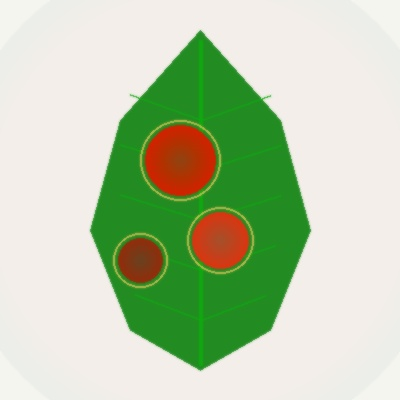
#> input picture ml_model/datasets/sample/01_tomato_early_blight.jpg, 400 x 400 px
$ python -i explainability.py   (imports and definitions only)
#> lines starting #> are read from the running program, lines starting #| are printed output that depends on the picture; after the words box and inside, x2 and y2 are one past the last pixel; in counts of white or black regions, pixels touching at a corner belong together
import os
import time
import uuid
from typing import Dict, Any, List, Optional, Tuple
import numpy as np
import cv2

import sys

# Ensure repository root is on sys.path
BASE_DIR = os.path.dirname(os.path.abspath(__file__))
PROJECT_ROOT = os.path.abspath(os.path.join(BASE_DIR, ".."))
if PROJECT_ROOT not in sys.path:
    sys.path.insert(0, PROJECT_ROOT)

from ml_model.utils import (
    extract_contours_and_polygons,
    overlay_heatmap_on_image,
    image_to_base64,
    save_image_to_destinations
)

OUTPUT_DIR = os.path.abspath(os.path.join(os.path.dirname(__file__), "output"))
BACKEND_OVERLAYS_DIR = os.path.abspath(os.path.join(os.path.dirname(__file__), "..", "backend", "storage", "overlays"))


# [65 lines left out: function analyze_visual_cues, not called in this run]


def generate_gradcam_heatmap(
    image_rgb: np.ndarray,
    detections: Optional[List[Dict[str, Any]]] = None,
    focus_box: Optional[List[int]] = None
) -> np.ndarray:
    """
    Generate normalized 2D Grad-CAM / saliency activation heatmap [0, 1].
    Uses detection activation kernels or foliar spectral differentiation.
    """
    h, w, _ = image_rgb.shape
#> h = 400; w = 400
    heatmap = np.zeros((h, w), dtype=np.float32)

    # 1. If explicit detection bounding boxes are present, generate spatial Gaussian activation kernels
    if detections:
        for det in detections:
            box = det.get("box")
            conf = det.get("confidence", 0.8)
            if box and len(box) == 4:
                x1, y1, x2, y2 = [int(v) for v in box]
                x1, y1 = max(0, x1), max(0, y1)
                x2, y2 = min(w, x2), min(h, y2)
                bw = max(2, x2 - x1)
                bh = max(2, y2 - y1)

                kx = cv2.getGaussianKernel(bw, bw / 3.0)
                ky = cv2.getGaussianKernel(bh, bh / 3.0)
                kernel = np.multiply(ky, kx.T)
                kernel = (kernel / (kernel.max() + 1e-8)) * conf
                heatmap[y1:y2, x1:x2] = np.maximum(heatmap[y1:y2, x1:x2], kernel)

    # 2. Add spectral saliency based on foliar chlorosis / necrosis gradient
    hsv = cv2.cvtColor(image_rgb, cv2.COLOR_RGB2HSV)
#> hsv: shape (400, 400, 3); mean H, S, V 27.7, 67.4, 213
    brown_mask = cv2.inRange(hsv, np.array([10, 40, 20]), np.array([32, 255, 220]))
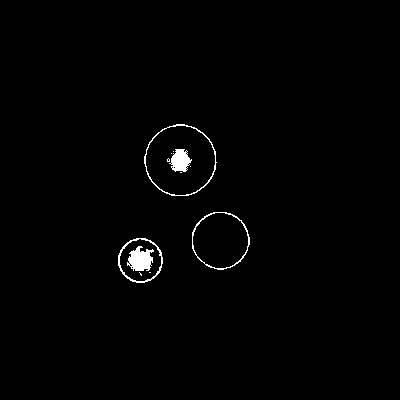
#> brown_mask: shape (400, 400); 1% white; 12 white regions (7 under 20 px), largest, box (x1, y1, x2, y2) and area: (127, 246, 154, 271) 452, (169, 149, 192, 172) 345, (144, 124, 217, 196) 320, (192, 212, 250, 270) 269, (118, 238, 163, 283) 269
    yellow_mask = cv2.inRange(hsv, np.array([20, 70, 70]), np.array([36, 255, 255]))
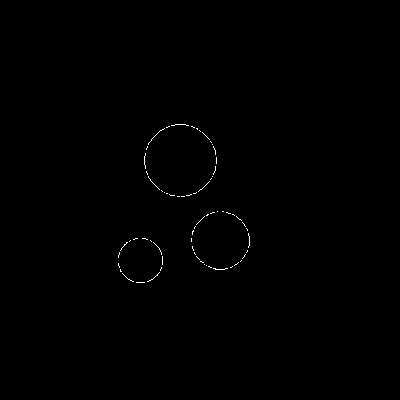
#> yellow_mask: shape (400, 400); 0.25% white in thin lines or dots, all inside (x1, y1, x2, y2) = (118, 124, 250, 283)
    spectral_lesions = cv2.bitwise_or(brown_mask, yellow_mask).astype(np.float32) / 255.0
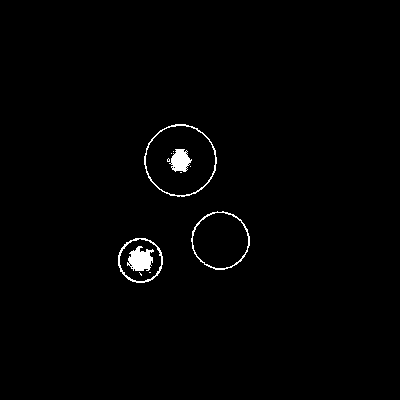
#> spectral_lesions: shape (400, 400) float32; values 0 (black) and 1 (white), 1.1% white; 12 white regions (7 under 20 px), largest, box (x1, y1, x2, y2) and area: (127, 246, 154, 271) 452, (144, 124, 217, 197) 366, (169, 149, 192, 172) 345, (191, 211, 250, 270) 304, (118, 238, 163, 283) 283

    blurred_spectral = cv2.GaussianBlur(spectral_lesions, (35, 35), 0)
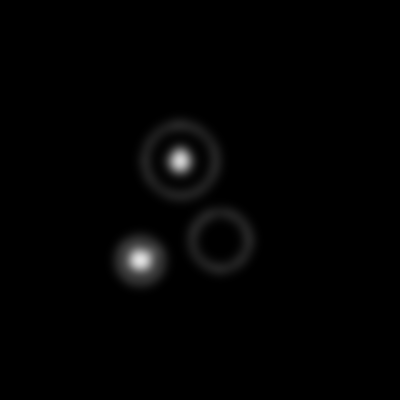
#> blurred_spectral: shape (400, 400) float32; min 0, max 0.883, mean 0.0111
    if blurred_spectral.max() > 0:
        spectral_norm = blurred_spectral / blurred_spectral.max()
        if heatmap.max() > 0:
            heatmap = 0.6 * heatmap + 0.4 * spectral_norm
        else:
            heatmap = spectral_norm

    # 3. Normalize final heatmap to [0.0, 1.0]
    max_val = heatmap.max()
#> max_val = 1
    if max_val > 0:
        heatmap = heatmap / max_val
    else:
        # Subtle center prior
        y, x = np.ogrid[:h, :w]
        radial = 1.0 - (np.sqrt((x - w / 2) ** 2 + (y - h / 2) ** 2) / (np.sqrt(w**2 + h**2) / 2))
        heatmap = np.clip(radial, 0.0, 1.0).astype(np.float32)

    return heatmap


# [99 lines left out: function explain_prediction, not called in this run]

>>> import cv2
>>> picture = cv2.cvtColor(cv2.imread('datasets/sample/01_tomato_early_blight.jpg'), cv2.COLOR_BGR2RGB)
>>> result = generate_gradcam_heatmap(picture)
